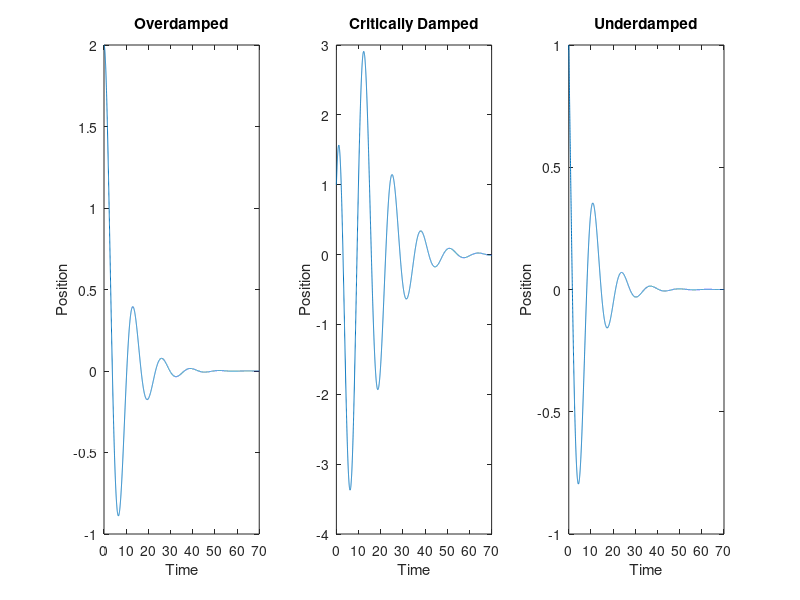
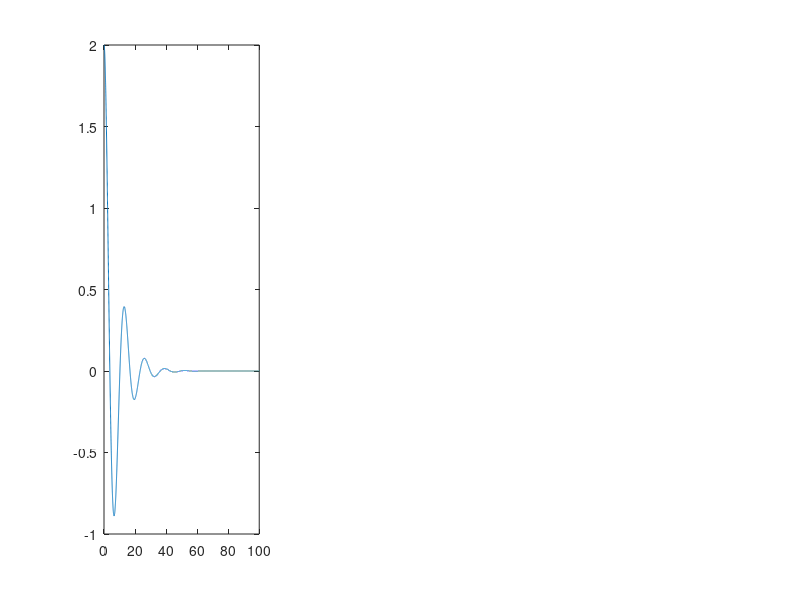

The MATLAB script that drew these images, in order: (Note: this script raises an error after producing the figures.)
%% ODE Mini-Report Assignment (By Patrice Harapeti)

%% Background
% Damped Simple Oscillator

%% Part Zero : Setup

% Clear existing workspace
clear; clc; close all

% Setup parameters
timestep = 0.01; % timestep (seconds)
totalTime = 100; % total time of simulation (seconds)
timeSeries = 0:timestep:totalTime;
k = 0.25; % frequency term
gamma = 0.25; % dampening term

% Initial conditions
x_initial = 2; % initial position (metres)
v_initial = 0; % intial velocity (metres / second)
x0 = [x_initial; v_initial];

%% Part One : Analytical Solution

%   Derivation
%   Let x = e^bt
%   Let xdot = b * e^bt
%   Let xddot = b^2 * e^bt
%
%   Therefore, -xddot - gamma*xdot - k*x = 0 equals
%   -b^2 * e^bt - (gamma * b * e^bt) - ke^bt = 0
%
%   Pull e^bt out as common factor, this leaves us
%   e^bt (-b^2 - gamma*b - k) = 0
%
%   Therefore b^2 + gamma*b + k must equal 0
%   Solving for b
%   b = (gamma ± sqrt((gamma)^2 - (4k)) / -2
%   
%   Overdamped when...         gamma^2 - 4k > 0
%   Critically damped when...  gamma^2 - 4k = 0
%   Underdamped when...        gamma^2 - 4k < 0

% Calculate roots of characteristics equations
b_1 = (-gamma + sqrt(gamma.^2 - (4 .* k))) ./ 2;
b_2 = (-gamma - sqrt(gamma.^2 - (4 .* k))) ./ 2;

% Solve for A and B constants
A = (-2 .* b_2) ./ (b_1 - b_2);
B = (2 .* b_1) ./ (b_1 - b_2);

alpha = real(b_1);
beta = imag(b_2);

% Define function in three cases based on the determinant of the roots
% Reference: https://nrich.maths.org/11054
over_damped = (A .* exp(b_1 .* timeSeries)) + (B .* exp(b_2 .* timeSeries));
critically_damped = (A + B.*timeSeries) .* exp(b_1 .* timeSeries);
under_damped = exp(alpha .* timeSeries) .* (A.*cos(beta.*timeSeries) + B.*sin(beta.*timeSeries));

% Plot analytical solution
figure(1);
subplot(1, 3, 1);
plot(timeSeries, over_damped);
title('Overdamped');
xlim([0, 70]);
xlabel('Time');
ylabel('Position');

subplot(1, 3, 2);
plot(timeSeries, critically_damped);
title('Critically Damped');
xlim([0, 70]);
xlabel('Time');
ylabel('Position');

subplot(1, 3, 3);
plot(timeSeries, under_damped);
title('Underdamped');
xlim([0, 70]);
xlabel('Time');
ylabel('Position');

%% Part Two : Numberical Solution (USE EULERS OR ANOTHER METHOD)

% Convert 2nd order equation into a system of two coupled 1st order 
% equations using the variable suspension technique
%   Let xdot = v
%   Let vdot = xddot = -gamma * xdot - k * x
%
%   Since xdot = v, then...
%   d/dt [x; v] = [0 1; -k -gamma] * [x; v]

% Negatively dampened (will converge at y = 0)
% Also known as an underdamped system
A = [0 1; -k -gamma];

% Use ode45 to numerically solve
[t, x] = ode45(@(t, x) A * x, timeSeries, x0);
position = x(:, 1);
velocity = x(:, 2);

%% Part Three : Plotting

% Plot Position vs Time
figure(2);
subplot(1, 3, 1);
plot(t, position);

% Draw horizontal line at y = 0 to represent convergence value
yline(0, '--');
grid on;
title('Position vs Time');
xlim([0, 70]);
xlabel('Time');
ylabel('Position');

% Plot Velocity vs Time
subplot(1, 3, 2);
plot(t, velocity, 'r');
grid on;
title('Velocity vs Time');
xlim([0, 70]);
xlabel('Time');
ylabel('Velocity');

% Plot Position vs Velocity
subplot(1, 3, 3);
plot(position, velocity, 'g', 'LineWidth', 1.2);
grid on;
title('Postion vs Velocity');
xlabel('Position');
ylabel('Velocity');

% Plot surface plot of gamma/k vs time to visualise how the 
% ratio (dampening) of the parameters affect the function

%% Part Four : Convergence

% Pick particular case
% Prove the numerical solution converges at the same value the analytical
% solution conveges to

% Solve for constants
c = under_damped.' \ position;

% Sum squared error
S = sum((under_damped - position) .^ 2);

% Mean squared error
% ... m = number of data points = length(timeSeries)
% ... n = number of coefficients = length(c)
% ... therefore m - n
m = length(timeSeries);
n = length(c);
meanSquaredError = sqrt(S / (m - n));
fprintf('Mean Squared Error = %f\n', meanSquaredError);

% Generate Covariance Matrix from diaglon of inverse conjugate matrix of A
covarianceMatrix = diag(inv(under_damped.' * under_damped));

% Uncertainty Matrix
uncertainty = meanSquaredError .* sqrt(covarianceMatrix);

%% Part Five : Error between analytical and numerical solution

% Pick particular case
% Produce a plot of the error between the analytical and numerical
% solution as as the step size of increased/decreased
% Plot should be plot(stepsize, error)

%% Part Six : Fourier Analysis of numerical solution

% Do this for each case
% Compute a power spectrum graph of the numerical solution
% Plot (frequency, power_freqSpace);

% Determine the center frequency and FWHM
% Include these in the plot